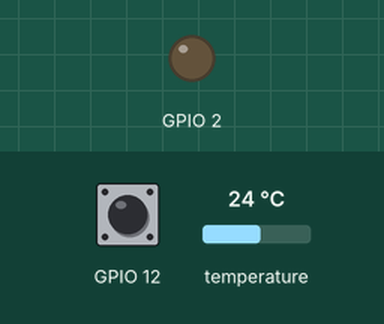
Bench run of a sketch on a simulated ESP32. Shown: output pins drawn as LEDs (lit = HIGH). Inputs (shaded band) come from the test bench; at power-on: GPIO 12 HIGH, temperature 24 °C. WiFi joins after 1.5 s; servers stay silent unless stated; uploads are accepted with an empty reply; what the sketch prints to the serial monitor is not drawn.

Above: at 2.8 s.
2.9 s: GPIO 12 pulled LOW for 1 s
At 3.7 s:
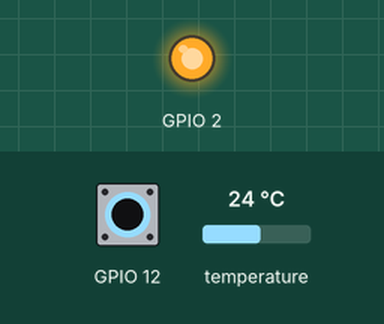
5.7 s: GPIO 12 pulled LOW for 3.2 s
At 10.2 s:
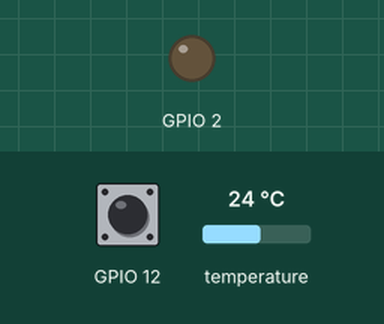
Timing chart, 0 to 11.7 s (numbered marks = the images above; inputs shaded):
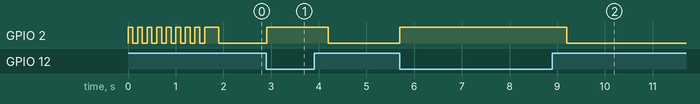

The sketch:

ESP32_online_temp_measuring.ino
```cpp
#include <WiFi.h>
#include <HTTPClient.h>
#include <Adafruit_BMP280.h>
#include <Wire.h>


const char* ssid = "SSID";
const char* password = "PASSWORD";
const char* url = "http://SERVER_IP:PORT/post";
int counter = 0;
int counter2 = 0;

Adafruit_BMP280 bmp;

void setup() {
  pinMode(2, OUTPUT);
  pinMode(12, INPUT_PULLUP);


  Serial.begin(115200);


  if (!bmp.begin(0x76)) {
    Serial.println("Could not find a valid BMP280 sensor, check wiring!");
    while (1);
  }

    bmp.setSampling(Adafruit_BMP280::MODE_NORMAL,     /* Operating Mode. */
                  Adafruit_BMP280::SAMPLING_X2,     /* Temp. oversampling */
                  Adafruit_BMP280::SAMPLING_X16,    /* Pressure oversampling */
                  Adafruit_BMP280::FILTER_X16,      /* Filtering. */
                  Adafruit_BMP280::STANDBY_MS_500);

  connect();

}

void loop() {
  if(WiFi.status()== WL_CONNECTED) {
    HTTPClient http;


    http.begin(url);

    String httpRequestData = String(bmp.readTemperature());

    digitalWrite(2, HIGH);
    delay(100);
    int ResponseCode = http.POST(httpRequestData);
    digitalWrite(2, LOW);
    Serial.print("Data: ");
    Serial.println(httpRequestData);


    if (ResponseCode>0) {
      Serial.print("HTTP Response code: ");
      Serial.println(ResponseCode);
      String payload = http.getString();
    }
    else {
      Serial.print("Error code: ");
      Serial.println(ResponseCode);
    }

    http.end();
  }
  else {
    Serial.println("WiFi Disconnected");
    connect();
  }

  while (counter < 30000 && digitalRead(12) == HIGH) {
    delay(10);
    counter++;
  }
  counter = 0;
  digitalWrite(2, HIGH);
  while (digitalRead(12) == LOW) {
    delay(1);
  }
  digitalWrite(2, LOW);
}

void connect() {
  WiFi.begin(ssid, password);

  Serial.print("Connecting");

  while (WiFi.status() != WL_CONNECTED) {
    digitalWrite(2, HIGH);
    delay(100);
    digitalWrite(2, LOW);
    delay(100);
    Serial.print(".");
    counter2++;
    if (counter2 >= 150) {
      Serial.println("");
      Serial.println("Failure,\nretrying in 10s");
      counter2 = 0;
      delay(10000);
      WiFi.begin(ssid, password);
      Serial.print("Connecting");
    }
  }
  counter2 = 0;

  Serial.println("");
  Serial.print("Connected to WiFi network with IP Address: ");
  Serial.println(WiFi.localIP());
}
```

Measured:
- after the input at 2.9 s, GPIO 2: LOW → HIGH at once, → LOW 1.3 s later
- after the input at 5.7 s, GPIO 2: LOW → HIGH at once, → LOW 3.5 s later
